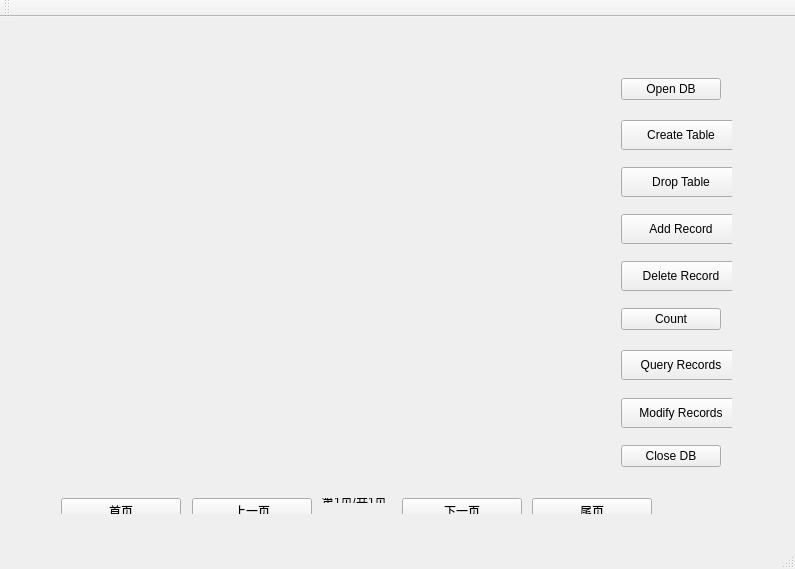
<?xml version="1.0" encoding="UTF-8"?>
<ui version="4.0">
 <class>JwMainWindow</class>
 <widget class="QMainWindow" name="JwMainWindow">
  <property name="geometry">
   <rect>
    <x>0</x>
    <y>0</y>
    <width>795</width>
    <height>569</height>
   </rect>
  </property>
  <property name="windowTitle">
   <string>JwMainWindow</string>
  </property>
  <widget class="QWidget" name="centralWidget">
   <widget class="QWidget" name="layoutWidget">
    <property name="geometry">
     <rect>
      <x>610</x>
      <y>50</y>
      <width>122</width>
      <height>411</height>
     </rect>
    </property>
    <layout class="QVBoxLayout" name="verticalLayout">
     <property name="spacing">
      <number>20</number>
     </property>
     <item>
      <widget class="QPushButton" name="openDBButton">
       <property name="text">
        <string>Open DB</string>
       </property>
      </widget>
     </item>
     <item>
      <widget class="QPushButton" name="createButton">
       <property name="minimumSize">
        <size>
         <width>120</width>
         <height>30</height>
        </size>
       </property>
       <property name="text">
        <string>Create Table</string>
       </property>
      </widget>
     </item>
     <item>
      <widget class="QPushButton" name="dropButton">
       <property name="minimumSize">
        <size>
         <width>120</width>
         <height>30</height>
        </size>
       </property>
       <property name="text">
        <string>Drop Table</string>
       </property>
      </widget>
     </item>
     <item>
      <widget class="QPushButton" name="addButton">
       <property name="minimumSize">
        <size>
         <width>120</width>
         <height>30</height>
        </size>
       </property>
       <property name="text">
        <string>Add Record</string>
       </property>
      </widget>
     </item>
     <item>
      <widget class="QPushButton" name="deleteButton">
       <property name="minimumSize">
        <size>
         <width>120</width>
         <height>30</height>
        </size>
       </property>
       <property name="text">
        <string>Delete Record</string>
       </property>
      </widget>
     </item>
     <item>
      <widget class="QPushButton" name="countButton">
       <property name="text">
        <string>Count</string>
       </property>
      </widget>
     </item>
     <item>
      <widget class="QPushButton" name="queryButton">
       <property name="minimumSize">
        <size>
         <width>120</width>
         <height>30</height>
        </size>
       </property>
       <property name="text">
        <string>Query Records</string>
       </property>
      </widget>
     </item>
     <item>
      <widget class="QPushButton" name="modifyButton">
       <property name="minimumSize">
        <size>
         <width>120</width>
         <height>30</height>
        </size>
       </property>
       <property name="text">
        <string>Modify Records</string>
       </property>
      </widget>
     </item>
     <item>
      <widget class="QPushButton" name="closeDBButton">
       <property name="text">
        <string>Close DB</string>
       </property>
      </widget>
     </item>
    </layout>
   </widget>
   <widget class="QWidget" name="">
    <property name="geometry">
     <rect>
      <x>50</x>
      <y>470</y>
      <width>608</width>
      <height>27</height>
     </rect>
    </property>
    <layout class="QHBoxLayout" name="horizontalLayout">
     <property name="spacing">
      <number>15</number>
     </property>
     <item>
      <widget class="QPushButton" name="topPageButton">
       <property name="minimumSize">
        <size>
         <width>120</width>
         <height>25</height>
        </size>
       </property>
       <property name="text">
        <string>首页</string>
       </property>
      </widget>
     </item>
     <item>
      <widget class="QPushButton" name="previousPageButton">
       <property name="minimumSize">
        <size>
         <width>120</width>
         <height>25</height>
        </size>
       </property>
       <property name="text">
        <string>上一页</string>
       </property>
      </widget>
     </item>
     <item>
      <widget class="QLabel" name="pageNumberLabel">
       <property name="text">
        <string>第1页/共1页</string>
       </property>
      </widget>
     </item>
     <item>
      <widget class="QPushButton" name="nextPageButton">
       <property name="minimumSize">
        <size>
         <width>120</width>
         <height>25</height>
        </size>
       </property>
       <property name="text">
        <string>下一页</string>
       </property>
      </widget>
     </item>
     <item>
      <widget class="QPushButton" name="bottomPageButton">
       <property name="minimumSize">
        <size>
         <width>120</width>
         <height>25</height>
        </size>
       </property>
       <property name="text">
        <string>尾页</string>
       </property>
      </widget>
     </item>
    </layout>
   </widget>
  </widget>
  <widget class="QMenuBar" name="menuBar">
   <property name="geometry">
    <rect>
     <x>0</x>
     <y>0</y>
     <width>795</width>
     <height>23</height>
    </rect>
   </property>
  </widget>
  <widget class="QToolBar" name="mainToolBar">
   <attribute name="toolBarArea">
    <enum>TopToolBarArea</enum>
   </attribute>
   <attribute name="toolBarBreak">
    <bool>false</bool>
   </attribute>
  </widget>
  <widget class="QStatusBar" name="statusBar"/>
 </widget>
 <layoutdefault spacing="6" margin="11"/>
 <resources/>
 <connections/>
</ui>
